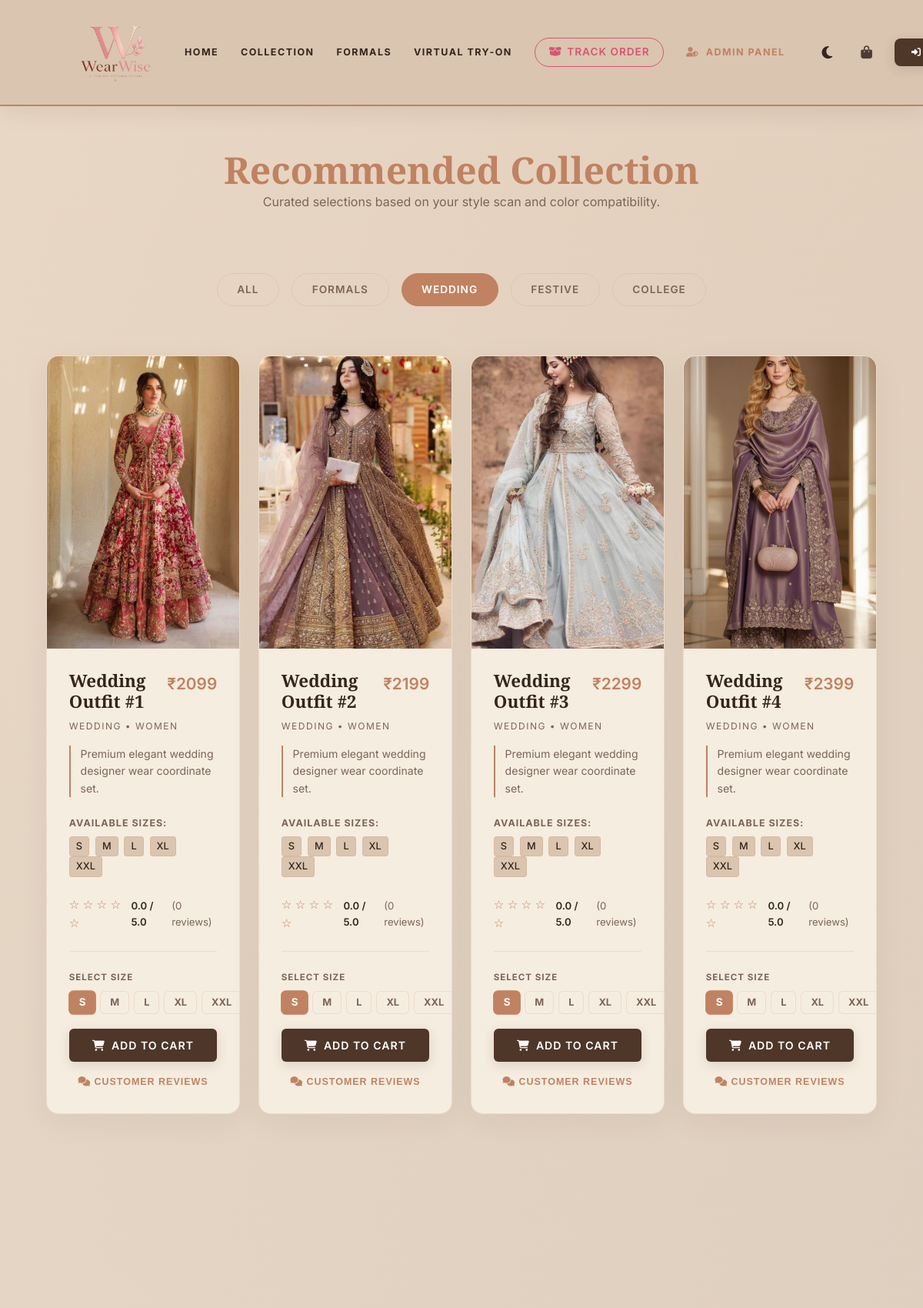
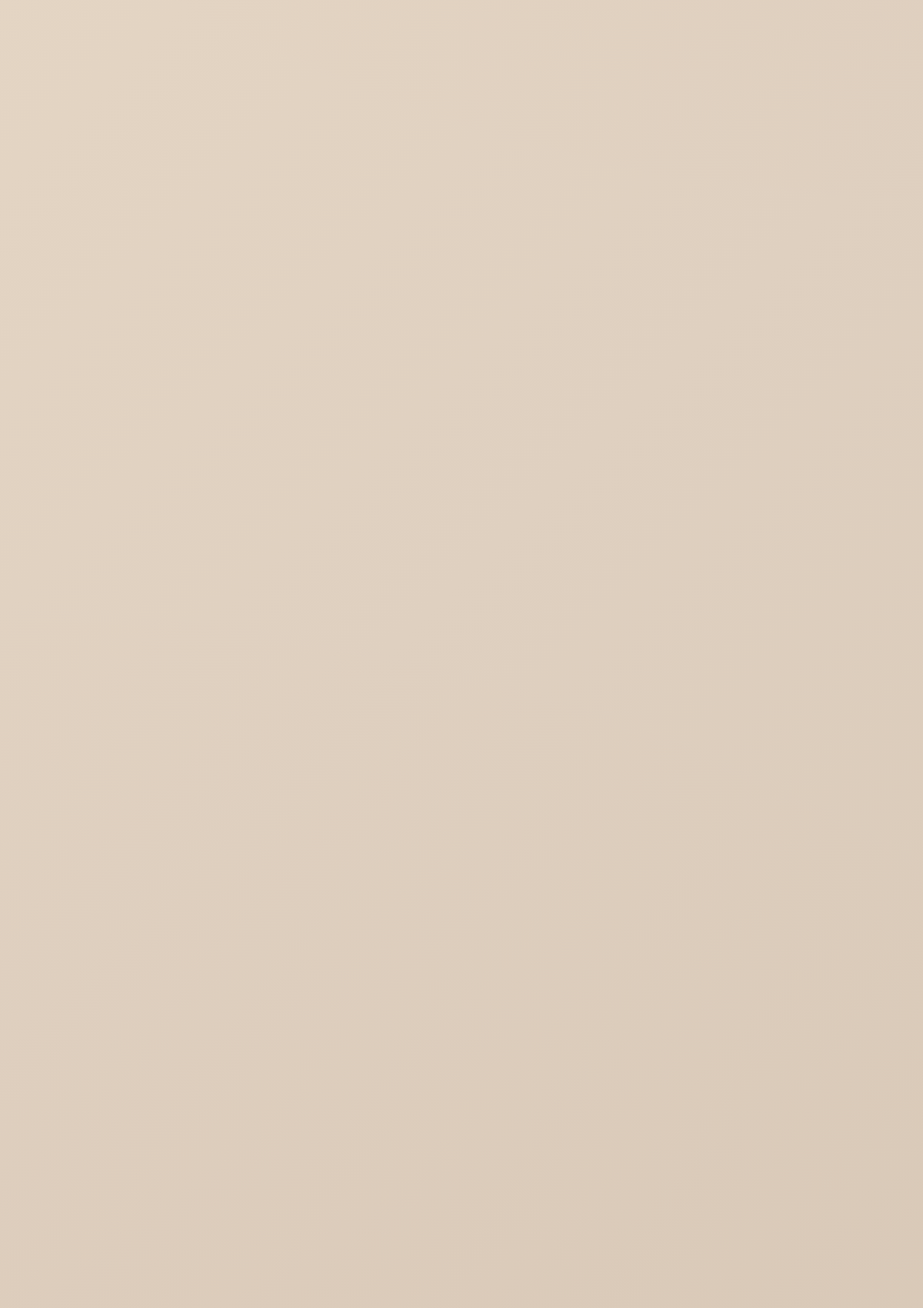
Page /recommendations?category=Wedding (upper part) on the committed database (2 pictures, top to bottom).
### tables this page shows
CREATE TABLE products (
            id INTEGER PRIMARY KEY AUTOINCREMENT,
            name TEXT NOT NULL,
            code TEXT UNIQUE NOT NULL,
            description TEXT,
            gender TEXT,
            category TEXT,
            price INTEGER DEFAULT 2999,
            image TEXT,
            stock_quantity INTEGER DEFAULT 10,
            available_sizes TEXT DEFAULT 'S, M, L, XL, XXL'
        );

### app.py (the view, shortened to what this page needs)
@app.route('/recommendations')
def recommendations():
    gender = session.get('gender', 'Women')
    skin_tone = session.get('skin_tone', 'Medium')
    category_filter = request.args.get('category', '').strip()
    analysis = get_current_analysis()
    if not analysis:
        analysis = {
            "style_dna": {"Minimalist": 40, "Smart Casual": 30, "Luxury Classic": 30},
            "color_analysis": {"best": ["Emerald Green", "Royal Blue"], "accent": ["Gold", "Rose Gold"], "avoid": ["Neon Orange"]},
            "fashion_summary": "Explore our premium handpicked coordinates."
        }
    style_dna = analysis.get('style_dna', {})
    conn = get_db_connection()
    if category_filter:
        products_db = conn.execute('''
            SELECT p.*, COALESCE(AVG(r.rating), 0.0) as avg_rating, COUNT(r.id) as review_count
            FROM products p
            LEFT JOIN reviews r ON p.id = r.product_id
            WHERE LOWER(p.category) = ?
            GROUP BY p.id
        ''', (category_filter.lower(),)).fetchall()
    products = []
    top_style = max(style_dna, key=style_dna.get) if style_dna else "Minimalist"
    for p in products_db:
        p_dict = dict(p)
        p_dict['avg_rating'] = round(p_dict['avg_rating'], 1)
        gender_match = 1.0 if p_dict['gender'].lower() == gender.lower() else 0.4
        p_cat = p_dict['category'].lower()
        category_match = 0.5
        if "classic" in top_style.lower() and p_cat in ["office", "wedding", "formals"]:
            category_match = 1.0
        elif "casual" in top_style.lower() and p_cat in ["casual", "college"]:
            category_match = 1.0
        elif "business" in top_style.lower() and p_cat in ["office", "formals"]:
            category_match = 1.0
        elif "contemporary" in top_style.lower() and p_cat in ["party", "festive"]:
            category_match = 1.0
        compatibility = int((gender_match * 60) + (category_match * 40))
        p_dict['compatibility_score'] = max(60, min(99, compatibility))
        reviews = conn.execute('SELECT * FROM reviews WHERE product_id = ? ORDER BY timestamp DESC', (p['id'],)).fetchall()
        p_dict['reviews'] = [dict(rev) for rev in reviews]
        products.append(p_dict)
    conn.close()
    products.sort(key=lambda x: x['compatibility_score'], reverse=True)
    return render_template('recommendations.html', products=products, active_category=category_filter)

### templates/recommendations.html (shortened to what this page needs)
{% extends "base.html" %}
{% block content %}
<div style="padding: 12rem 5% 4rem; max-width: 1400px; margin: 0 auto;">
    <div style="text-align: center; margin-bottom: 5rem;" class="reveal">
        <h1 style="font-size: 3rem; color: var(--accent-gold);">Recommended Collection</h1>
        <p style="color: var(--text-muted); max-width: 600px; margin: 0 auto;">Curated selections based on your style scan and color compatibility.</p>
    </div>
    <div style="display: flex; justify-content: center; gap: 1rem; margin-bottom: 4rem; flex-wrap: wrap;" class="reveal">
        <a href="{{ url_for('recommendations') }}" style="text-decoration: none; padding: 0.6rem 1.6rem; border-radius: 30px; font-size: 0.85rem; font-weight: 600; text-transform: uppercase; letter-spacing: 1px; transition: var(--transition-smooth);
            {% if not active_category %} background: var(--accent-gold); color: #fff; border: 1.5px solid var(--accent-gold);
            {% else %} background: transparent; color: var(--text-muted); border: 1.5px solid var(--glass-border); {% endif %}"
            onmouseover="this.style.borderColor='var(--accent-gold)'; this.style.color='{% if not active_category %}#fff{% else %}var(--accent-gold){% endif %}'"
            onmouseout="this.style.borderColor='{% if not active_category %}var(--accent-gold){% else %}var(--glass-border){% endif %}'; this.style.color='{% if not active_category %}#fff{% else %}var(--text-muted){% endif %}'">All</a>
        <a href="{{ url_for('recommendations', category='Formals') }}" style="text-decoration: none; padding: 0.6rem 1.6rem; border-radius: 30px; font-size: 0.85rem; font-weight: 600; text-transform: uppercase; letter-spacing: 1px; transition: var(--transition-smooth);
            {% if active_category == 'Formals' %} background: var(--accent-gold); color: #fff; border: 1.5px solid var(--accent-gold);
            {% else %} background: transparent; color: var(--text-muted); border: 1.5px solid var(--glass-border); {% endif %}"
            onmouseover="this.style.borderColor='var(--accent-gold)'; this.style.color='{% if active_category == 'Formals' %}#fff{% else %}var(--accent-gold){% endif %}'"
            onmouseout="this.style.borderColor='{% if active_category == 'Formals' %}var(--accent-gold){% else %}var(--glass-border){% endif %}'; this.style.color='{% if active_category == 'Formals' %}#fff{% else %}var(--text-muted){% endif %}'">Formals</a>
        <a href="{{ url_for('recommendations', category='Wedding') }}" style="text-decoration: none; padding: 0.6rem 1.6rem; border-radius: 30px; font-size: 0.85rem; font-weight: 600; text-transform: uppercase; letter-spacing: 1px; transition: var(--transition-smooth);
            {% if active_category == 'Wedding' %} background: var(--accent-gold); color: #fff; border: 1.5px solid var(--accent-gold);
            {% else %} background: transparent; color: var(--text-muted); border: 1.5px solid var(--glass-border); {% endif %}"
            onmouseover="this.style.borderColor='var(--accent-gold)'; this.style.color='{% if active_category == 'Wedding' %}#fff{% else %}var(--accent-gold){% endif %}'"
            onmouseout="this.style.borderColor='{% if active_category == 'Wedding' %}var(--accent-gold){% else %}var(--glass-border){% endif %}'; this.style.color='{% if active_category == 'Wedding' %}#fff{% else %}var(--text-muted){% endif %}'">Wedding</a>
        <a href="{{ url_for('recommendations', category='Festive') }}" style="text-decoration: none; padding: 0.6rem 1.6rem; border-radius: 30px; font-size: 0.85rem; font-weight: 600; text-transform: uppercase; letter-spacing: 1px; transition: var(--transition-smooth);
            {% if active_category == 'Festive' %} background: var(--accent-gold); color: #fff; border: 1.5px solid var(--accent-gold);
            {% else %} background: transparent; color: var(--text-muted); border: 1.5px solid var(--glass-border); {% endif %}"
            onmouseover="this.style.borderColor='var(--accent-gold)'; this.style.color='{% if active_category == 'Festive' %}#fff{% else %}var(--accent-gold){% endif %}'"
            onmouseout="this.style.borderColor='{% if active_category == 'Festive' %}var(--accent-gold){% else %}var(--glass-border){% endif %}'; this.style.color='{% if active_category == 'Festive' %}#fff{% else %}var(--text-muted){% endif %}'">Festive</a>
        <a href="{{ url_for('recommendations', category='College') }}" style="text-decoration: none; padding: 0.6rem 1.6rem; border-radius: 30px; font-size: 0.85rem; font-weight: 600; text-transform: uppercase; letter-spacing: 1px; transition: var(--transition-smooth);
            {% if active_category == 'College' %} background: var(--accent-gold); color: #fff; border: 1.5px solid var(--accent-gold);
            {% else %} background: transparent; color: var(--text-muted); border: 1.5px solid var(--glass-border); {% endif %}"
            onmouseover="this.style.borderColor='var(--accent-gold)'; this.style.color='{% if active_category == 'College' %}#fff{% else %}var(--accent-gold){% endif %}'"
            onmouseout="this.style.borderColor='{% if active_category == 'College' %}var(--accent-gold){% else %}var(--glass-border){% endif %}'; this.style.color='{% if active_category == 'College' %}#fff{% else %}var(--text-muted){% endif %}'">College</a>
    </div>
    <div class="premium-product-grid">
        {% for p in products %}
        <div class="premium-card reveal" style="transition-delay: {{ loop.index0 * 0.05 }}s; background: var(--bg-secondary); border: 1px solid var(--glass-border); border-radius: 16px; overflow: hidden; box-shadow: var(--glass-shadow);">
            <div class="card-image-wrapper" style="height: 380px; overflow: hidden; position: relative;">
                <img src="{{ url_for('static', filename='products/' ~ p.image) }}" alt="{{ p.name }}" style="width: 100%; height: 100%; object-fit: cover;">
            </div>
            <div class="card-content" style="padding: 1.8rem; display: flex; flex-direction: column; justify-content: space-between; min-height: 380px;">
                <div>
                    <div class="card-header" style="display: flex; justify-content: space-between; align-items: flex-start; margin-bottom: 0.5rem;">
                        <h3 style="font-size: 1.4rem; color: var(--text-main); font-family: 'Cormorant Garamond', serif; font-weight: 700; margin: 0;">{{ p.name }}</h3>
                        <span class="price-badge" style="color: var(--accent-gold); font-size: 1.3rem; font-weight: 600;">₹{{ p.price }}</span>
                    </div>
                    <p class="card-category" style="color: var(--text-muted); font-size: 0.75rem; text-transform: uppercase; letter-spacing: 1.5px; margin-bottom: 1rem;">{{ p.category }} • {{ p.gender }}</p>
                    <p style="font-size: 0.88rem; color: var(--text-muted); line-height: 1.6; margin-bottom: 1.5rem; border-left: 2px solid var(--accent-gold); padding-left: 0.8rem;">
                        {{ p.description }}
                    </p>
                    <div style="margin-bottom: 1.5rem;">
                        <span style="font-size: 0.78rem; color: var(--text-muted); font-weight: bold; letter-spacing: 1px; text-transform: uppercase; display: block; margin-bottom: 0.4rem;">Available Sizes:</span>
                        <div style="font-size: 0.9rem; color: var(--text-main); font-weight: 500;">
                            {% set sizes_list = p.available_sizes.split(',') %}
                            {% for size in sizes_list %}
                                <span style="display: inline-block; background: var(--bg-tertiary); border: 1px solid var(--glass-border); padding: 2px 8px; border-radius: 4px; font-size: 0.8rem; margin-right: 4px;">{{ size.strip() }}</span>
                            {% endfor %}
                        </div>
                    </div>
                    <div style="margin-bottom: 1.5rem; display: flex; align-items: center; gap: 8px;">
                        <div style="color: var(--accent-gold); font-size: 0.95rem;">
                            {% set rating_int = p.avg_rating | int %}
                            {% for i in range(5) %}
                                {% if i < rating_int %}
                                    ★
                                {% else %}
                                    ☆
                                {% endif %}
                            {% endfor %}
                        </div>
                        <span style="font-size: 0.82rem; color: var(--text-main); font-weight: 600;">{{ p.avg_rating }} / 5.0</span>
                        <span style="font-size: 0.82rem; color: var(--text-muted);">({{ p.review_count }} reviews)</span>
                    </div>
                </div>
                <div style="border-top: 1px solid var(--glass-border); padding-top: 1.5rem; margin-top: auto;">
                    <div style="display: flex; flex-direction: column; gap: 8px; margin-bottom: 1.2rem;">
                        <label style="font-size: 0.72rem; color: var(--text-muted); font-weight: bold; letter-spacing: 1px; text-transform: uppercase;">Select Size</label>
                        <div style="display: flex; gap: 6px;" id="size-selector-{{ p.id }}">
                            {% for size in sizes_list %}
                                <label style="cursor: pointer; position: relative;">
                                    <span class="size-pill" style="display: inline-block; padding: 4px 12px; border: 1px solid var(--glass-border); border-radius: 6px; font-size: 0.8rem; font-weight: bold; background: var(--bg-secondary); color: var(--text-muted); transition: all 0.3s;">{{ size.strip() }}</span>
                                </label>
                            {% endfor %}
                        </div>
                    </div>
                    <button class="btn-gold" style="width: 100%; border-radius: 6px; padding: 0.8rem; font-size: 0.88rem; display: flex; align-items: center; justify-content: center; gap: 8px; letter-spacing: 1px;"
                            onclick="handleAddToCartClick({{ p.id }}, '{{ p.name }}')">
                        <i class="fas fa-shopping-cart"></i> Add To Cart
                    </button>
                    <button onclick="toggleReviews({{ p.id }})" style="background: transparent; border: none; color: var(--accent-gold); width: 100%; font-size: 0.78rem; text-transform: uppercase; letter-spacing: 1px; font-weight: 600; margin-top: 1.2rem; cursor: pointer;">
                        <i class="fas fa-comments"></i> Customer Reviews
                    </button>
                </div>
            </div>
        </div>
        {% endfor %}
    </div>
</div>
{% endblock %}

### rows in the picture
products: image (picture), name "Wedding Outfit #1", price "2099", category "WEDDING", gender "WOMEN", description "Premium elegant wedding designer wear coordinate set.", strip "S" "M" "L" "XL" "XXL", avg_rating "0.0", review_count "0", strip "S" "M" "L" "XL" "XXL"
products: image (picture), name "Wedding Outfit #2", price "2199", category "WEDDING", gender "WOMEN", description "Premium elegant wedding designer wear coordinate set.", strip "S" "M" "L" "XL" "XXL", avg_rating "0.0", review_count "0", strip "S" "M" "L" "XL" "XXL"
products: image (picture), name "Wedding Outfit #3", price "2299", category "WEDDING", gender "WOMEN", description "Premium elegant wedding designer wear coordinate set.", strip "S" "M" "L" "XL" "XXL", avg_rating "0.0", review_count "0", strip "S" "M" "L" "XL" "XXL"
products: image (picture), name "Wedding Outfit #4", price "2399", category "WEDDING", gender "WOMEN", description "Premium elegant wedding designer wear coordinate set.", strip "S" "M" "L" "XL" "XXL", avg_rating "0.0", review_count "0", strip "S" "M" "L" "XL" "XXL"
